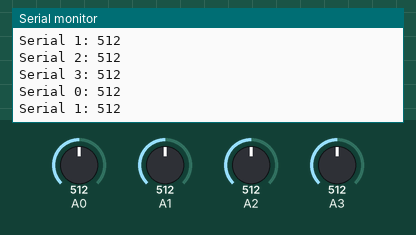
Simulated run of this sketch. Board: Arduino Uno, built with avr-gcc and run on an emulated ATmega328P. Parts: the last lines printed to the serial monitor. The test bench sets the inputs (shaded band); at power-on: A1 = 512, A2 = 512, A0 = 512, A3 = 512.

Above: at 4.2 s.
4.3 s: A1 set to 106
At 5.1 s:
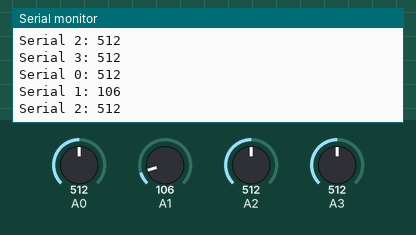
5.8 s: A1 set to 92
At 6.9 s:
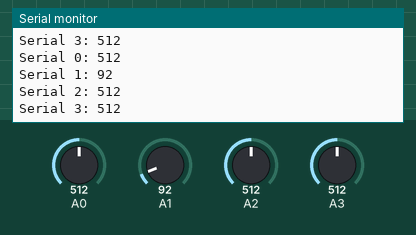
8.8 s: A2 set to 105
At 9.3 s:
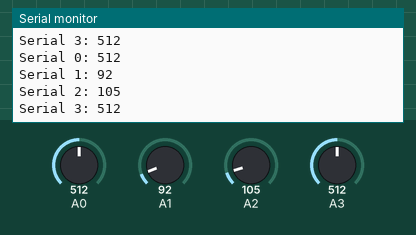
10.3 s: A2 set to 89
At 10.9 s:
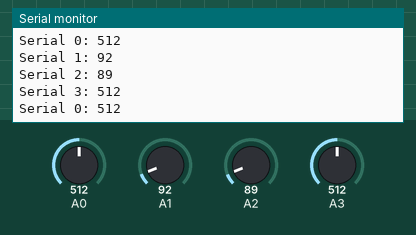
Timing chart, 0 to 13.3 s (numbered marks = the images above; inputs shaded):
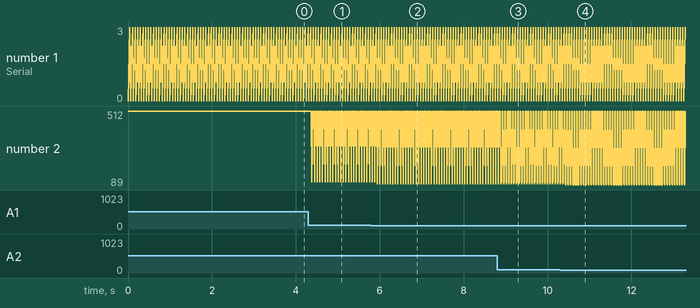

The sketch:

Impulse_plot.ino
```cpp
int threshold = 2;
void setup() {
  // put your setup code here, to run once:
  Serial.begin(9600);
}
void loop() {
  // put your main code here, to run repeatedly:
  int val1 = analogRead(0);
  int val2 = analogRead(1);
  int val3 = analogRead(2);
  int val4 = analogRead(3);

  if (val1 > threshold) {
    Serial.print("Serial 0: ");
    Serial.println(val1);
  }
  if (val2 > threshold) {
    Serial.print("Serial 1: ");
    Serial.println(val2);
  }
  if (val3 > threshold) {
    Serial.print("Serial 2: ");
    Serial.println(val3);
  }
    if (val4 > threshold) {
      Serial.print("Serial 3: ");
    Serial.println(val4);
  }

}
```

Measured:
- after the input at 4.3 s, the serial monitor: prints a new line after 0.08 s (image 1)
- after the input at 5.8 s, the serial monitor: prints a new line after 0.14 s (image 2)
- after the input at 8.8 s, the serial monitor: prints a new line after 0.10 s (image 3)
- after the input at 10.3 s, the serial monitor: prints a new line after 0.14 s (image 4)
